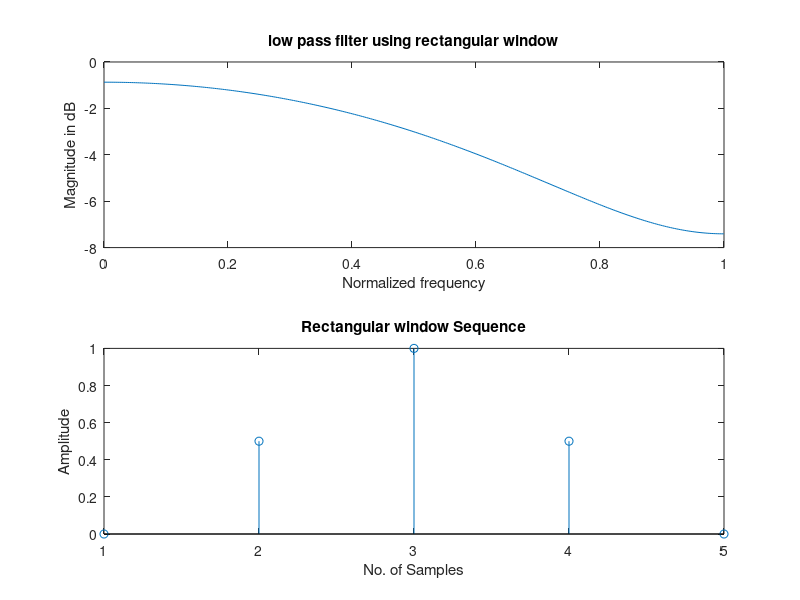

MATLAB code to generate this figure:
clc;
clear all;
close all;
wc=0.5*pi;
N = input('Enter the value of N=');
alpha = (N-1)/2;
eps = 0.001;
n = 0:1:N-1;
hd = sin(wc*(n-alpha+eps))./(pi*(n-alpha+eps));
wr = hanning(N);
hn = hd.*wr';
w = 0:0.01:pi;
h = freqz(hn,1,w);
subplot(2,1,1);
plot(w/pi,10*log10(abs(h)));
title('low pass filter using rectangular window');
xlabel('Normalized frequency');
ylabel('Magnitude in dB');
subplot(2,1,2);
stem(wr);
title('Rectangular window Sequence');
xlabel('No. of Samples');
ylabel('Amplitude');

